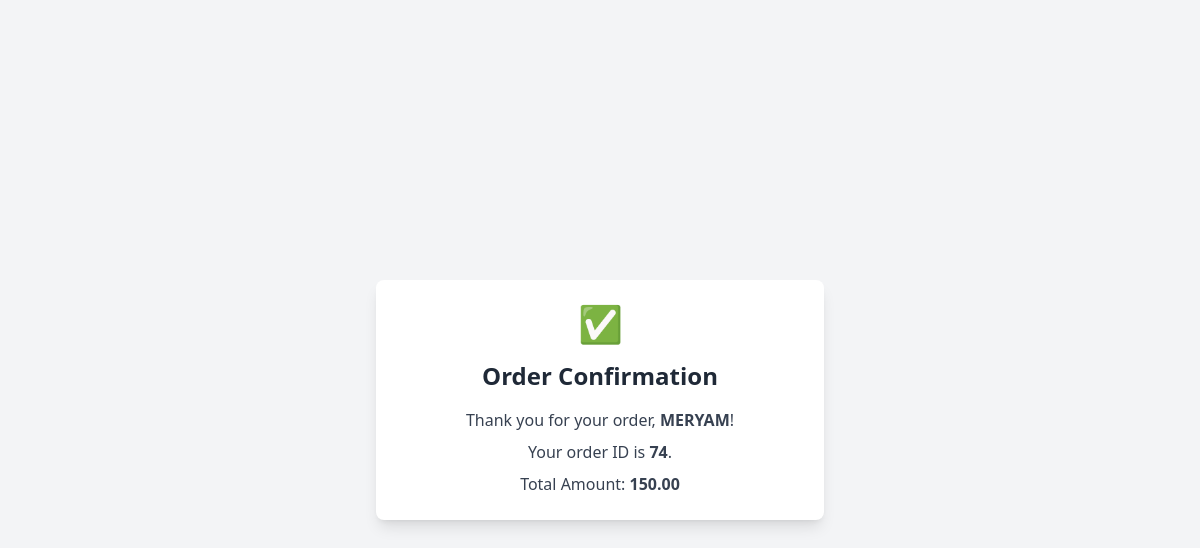
Page /order_confirmation/74/ on the committed database.
### core/models.py (models this page shows, shortened)
class Order(models.Model):
    STATE_CHOICES = [
        ('cart', 'Cart'),
        ('order', 'Order'),
    ]
    fullname = models.CharField(max_length=3000)
    address = models.TextField()
    city = models.CharField(max_length=300, null=True, blank=True)
    phone_number = models.CharField(max_length=30)
    date_ordered = models.DateTimeField(auto_now_add=True)
    complete = models.BooleanField(default=False)
    state = models.CharField(max_length=10, choices=STATE_CHOICES, default='cart')
    total_amount = models.DecimalField(max_digits=10, decimal_places=2, default=0)

### core/views.py (the view)
# urls.py: path('order_confirmation/<int:order_id>/', views.order_confirmation, name='order_confirmation'),
def order_confirmation(request, order_id):
    order = get_object_or_404(Order, id=order_id)
    return render(request, 'core/order_confirmation.html', {'order': order})

### templates/core/order_confirmation.html (shortened to what this page needs)
{% load static %}
<!DOCTYPE html>
<html lang="en">
<head>
    <link href="{% static 'css/styles.min.css' %}?v=1.2" rel="stylesheet">
</head>
<body>
    <div class="bg-gray-100 flex items-center justify-center min-h-screen">
        <div class="bg-white shadow-lg rounded-lg p-6 max-w-md w-full text-center">
            <div class="flex items-center justify-center mb-4">
                <span class="text-4xl text-green-500">✅</span>
            </div>
            <h1 class="text-2xl font-bold text-gray-800 mb-4">Order Confirmation</h1>
            <p class="text-gray-700 mb-2">Thank you for your order, <span class="font-semibold">{{ order.fullname }}</span>!</p>
            <p class="text-gray-700 mb-2">Your order ID is <span class="font-semibold">{{ order.id }}</span>.</p>
            <p class="text-gray-700">Total Amount: <span class="font-semibold">{{ order.total_amount }}</span></p>
        </div>
    </div>
</body>
</html>

### rows in the picture
Order: fullname "MERYAM", id "74", total_amount "150.00"
